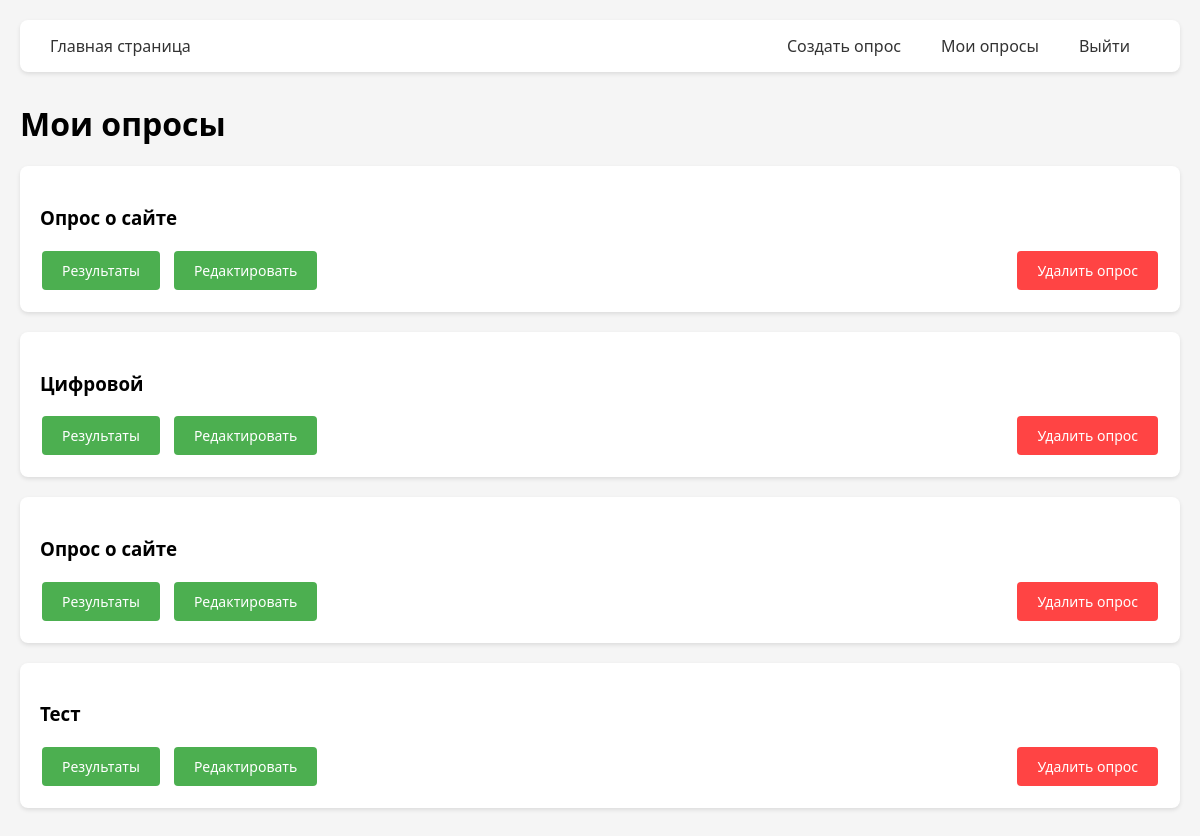
The page /my_polls (signed in) on the database as committed earlier.
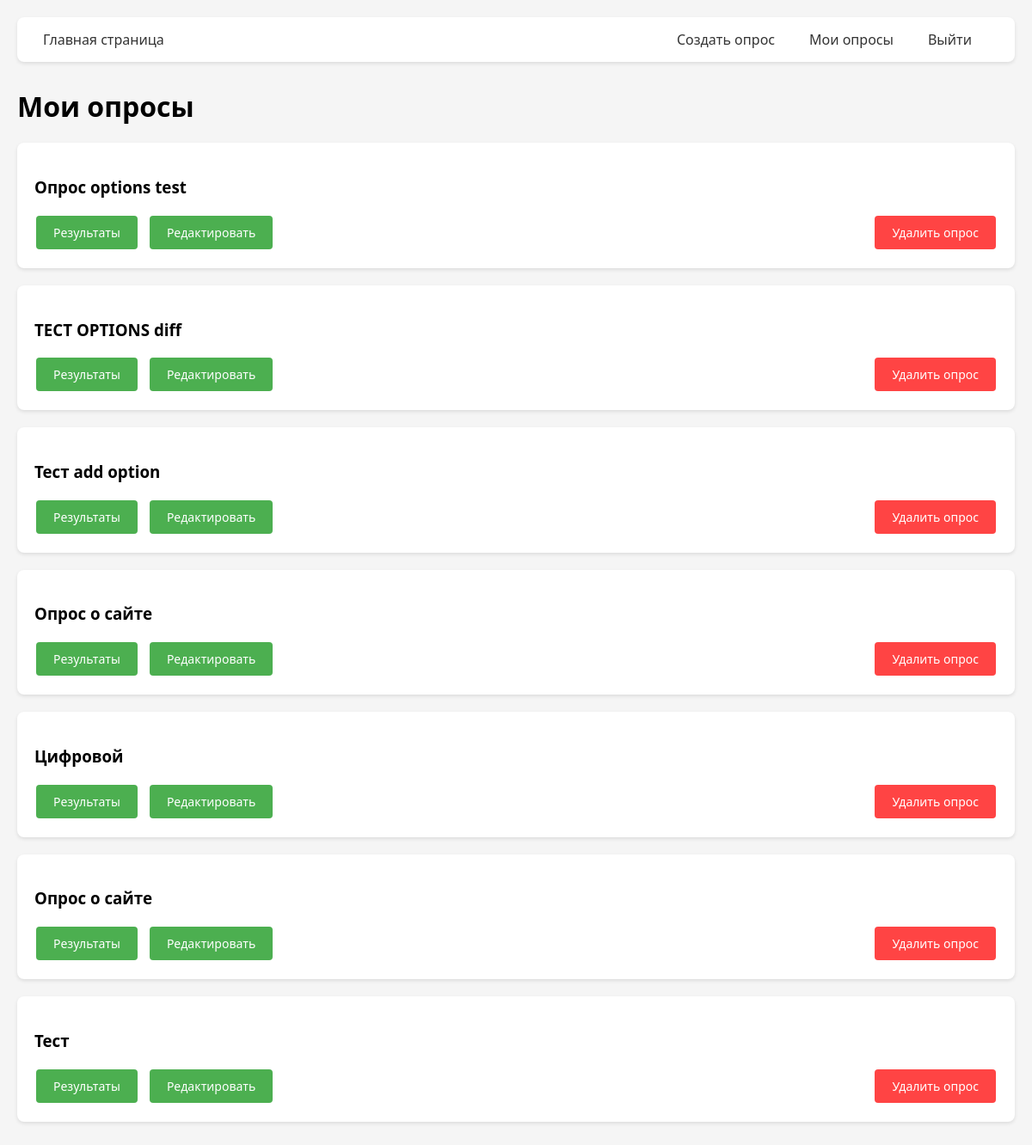
The same page on the database as committed later.
### app.py (models this page shows)
class Poll(db.Model):
    __tablename__ = 'polls'
    id = db.Column(db.Integer, primary_key=True)
    title = db.Column(db.String(100), nullable=False)
    user_id = db.Column(db.Integer, db.ForeignKey('users.id'), nullable=False, index=True)
    questions = db.relationship('Question', backref='poll', lazy=True, cascade='all, delete-orphan')
    answers = db.relationship('Answer', backref='poll', lazy=True, cascade='all, delete-orphan')

### app.py (the view)
@app.route('/my_polls')
@login_required
def my_polls():
    user_polls = Poll.query.filter_by(user_id=current_user.id).order_by(Poll.id.desc()).all()
    return render_template('my_polls.html', polls=user_polls)

### app.py (called while the page is built)
@login_manager.user_loader
def load_user(user_id):
    return User.query.get(int(user_id))

### templates/my_polls.html (shortened to what this page needs)
{% extends "base.html" %}
{% block content %}
<div class="polls-container">
    <h1>Мои опросы</h1>
    <div class="polls-list">
        {% for poll in polls %}
        <div class="poll-card">
            <h3>{{ poll.title }}</h3>
            <div class="poll-actions">
                <a href="{{ url_for('poll_results', poll_id=poll.id) }}" class="btn">Результаты</a>
                <a href="#" class="btn">Редактировать</a>
                <form action="{{ url_for('delete_poll', poll_id=poll.id) }}" method="POST" class="inline-form">
                    <button
                            type="submit"
                            class="btn btn-delete-poll"
                            onclick="return confirm('Вы уверены что хотите удалть опрос?')"
                    >
                        Удалить опрос
                    </button>
                </form>
            </div>
        </div>
        {% endfor %}
    </div>
</div>
{% endblock %}

### templates/base.html (shortened to what this page needs)
<!DOCTYPE html>
<html>
<head>
    <link rel="stylesheet" href="{{ url_for('static', filename='styles.css') }}">
</head>
<body>
    <nav>
        <div class="nav-left">
        <a href="{{ url_for('index') }}">Главная страница</a>
        </div>
        <div class="nav-right">
        {% if current_user.is_authenticated %}
            <a href="{{ url_for('create_poll') }}">Создать опрос</a>
            <a href="{{ url_for('my_polls') }}">Мои опросы</a>
            <a href="{{ url_for('logout') }}">Выйти</a>
        {% else %}
            <a href="{{ url_for('login') }}">Войти</a>
            <a href="{{ url_for('register') }}">Регистрация</a>
        {% endif %}
        </div>
    </nav>
    <div class="container">
        {% block content %}{% endblock %}
    </div>
</body>
</html>

### static/styles.css (style rules this page uses)
body { font-family: 'Segoe UI', Tahoma, Geneva, Verdana, sans-serif; max-width: 1200px; margin: 0 auto; padding: 20px; background-color: #f5f5f5; }
nav { display: flex; justify-content: space-between; align-items: center; background: #ffffff; padding: 15px 30px; margin-bottom: 30px; border-radius: 8px; box-shadow: 0 2px 4px rgba(0,0,0,0.1); }
.nav-right { display: flex; gap: 20px; }
.nav-left { margin-right: auto; }
nav a { margin-right: 20px; text-decoration: none; color: #333; font-weight: 500; }
.btn { display: inline-flex; align-items: center; justify-content: center; padding: 10px 20px; border-radius: 4px; text-decoration: none; transition: all 0.3s; border: none; cursor: pointer; font-family: 'Segoe UI', Tahoma, Geneva, Verdana, sans-serif; font-size: 14px; margin: 2px; }
.btn { background: #4CAF50; color: white; }
.btn-delete-poll { background: #ff4444; color: white; }
.inline-form { display: inline-block; margin: 0; }
.poll-card { position: relative; background: white; padding: 20px; margin-bottom: 20px; border-radius: 8px; box-shadow: 0 2px 4px rgba(0,0,0,0.1); }
.poll-actions { display: flex; margin-top: 15px; gap: 10px; }
.poll-actions .inline-form { margin-left: auto; }

Rows that differ between the two databases and show on the page:
added Poll: title "Опрос options test"
added Poll: title "ТЕСТ OPTIONS diff"
added Poll: title "Тест add option"
